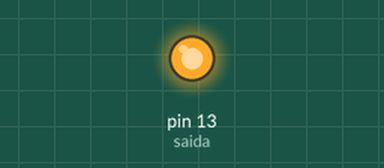
Bench run of a sketch on a simulated Arduino Uno, built with avr-gcc and run on an emulated ATmega328P. On the bench: output pins drawn as LEDs (lit = HIGH).

Above: at 0.5 s.
At 3.5 s:
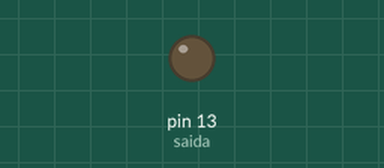
Timing chart, 0 to 7.8 s (numbered marks = the images above):
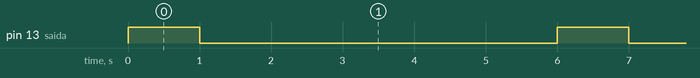

The sketch:

01_blink.ino
```cpp
void setup() {
  //LED_BUILTIN =  porta(13) padrao para o led
  pinMode(LED_BUILTIN, OUTPUT);//saida

  digitalWrite(LED_BUILTIN, LOW);//informando(comeca) que a porta esta desligada

}

void loop() {

  digitalWrite(LED_BUILTIN, HIGH);//ligando o led
  delay(1000);
  digitalWrite(LED_BUILTIN, LOW);//desligando o led
  delay(5000);


}
```

Measured:
- by itself, pin 13 (saida): alternates HIGH for 1.0 s and LOW for 5.0 s
